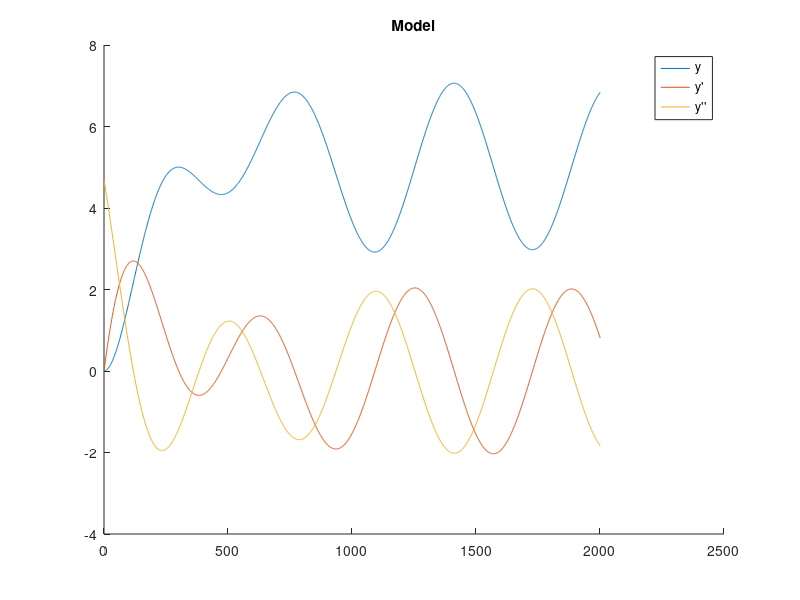
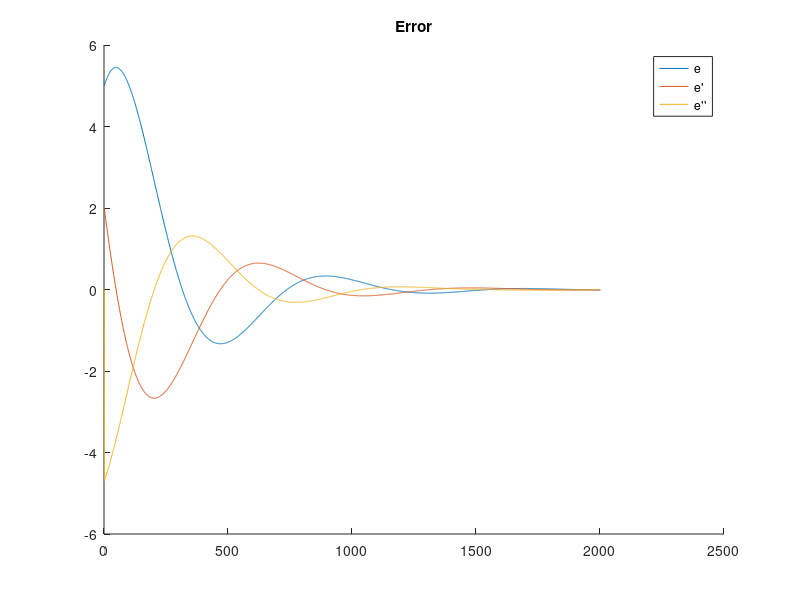
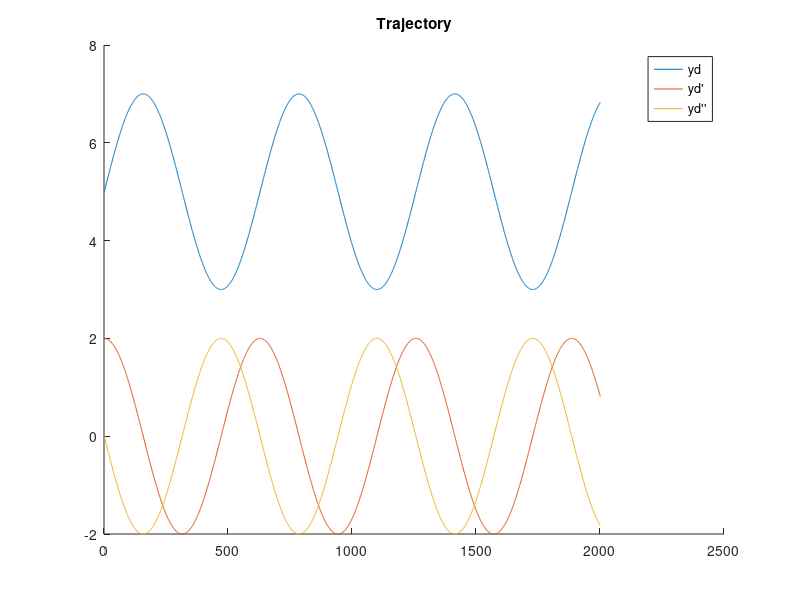

The MATLAB script that drew these images, in order:
% author: Mesih Veysi Kılınç
% date:   11-07-2019
% title:  Linear Controller Simulation of m(1+q*q)qddot+bq*qdot=u with linearization m*qddot = u.
clc
clear all

%model parameters
m = 1.5; b = 2;

%gains
kv = 1; kp = 1;

q = 0;  qdot = 0; qddot = 0;
yd = 5; ydot = 0; yddot = 0;
e = yd-q; edot = 0; eddot = 0; 

%for ploting
index = 1;
qp = []; qdotp = []; qddotp = [];
ep = []; edotp = []; eddotp = [];
ydp = []; ydotp = []; yddotp = [];

step = 0.01;
for t=0:step:20
  
  %desired trajectory
  yd = 5 + 2*sin(t);
  ydot = 2*cos(t);
  yddot = -2*sin(t);
  
  %errors
  e = yd - q;
  edot = ydot - qdot;
  eddot = yddot - qddot;
  
  %control signal
  u = m*yddot + kv*edot +kp*e;
  
  %model
  qddot = (u)/(m);
  
  %integrate
  qdot = qdot + qddot*step;
  q  = q  + qdot*step;
  
  %for plotting
  qp(index) = q;
  qdotp(index) = qdot;
  qddotp(index) = qddot;
  ep(index) = e;
  edotp(index) = edot;
  eddotp(index) = eddot;
  ydp(index) = yd;
  ydotp(index) = ydot;
  yddotp(index) = yddot;
  index = index+1;
endfor

figure(1)
hold on;
plot(qp);
plot(qdotp);
plot(qddotp);
legend("y", "y'", "y''");
title("Model");

figure(2)
hold on;
plot(ep)
plot(edotp)
plot(eddotp)
legend("e", "e'", "e''");
title("Error");

figure(3)
hold on;
plot(ydp)
plot(ydotp)
plot(yddotp)
legend("yd", "yd'", "yd''");
title("Trajectory");
